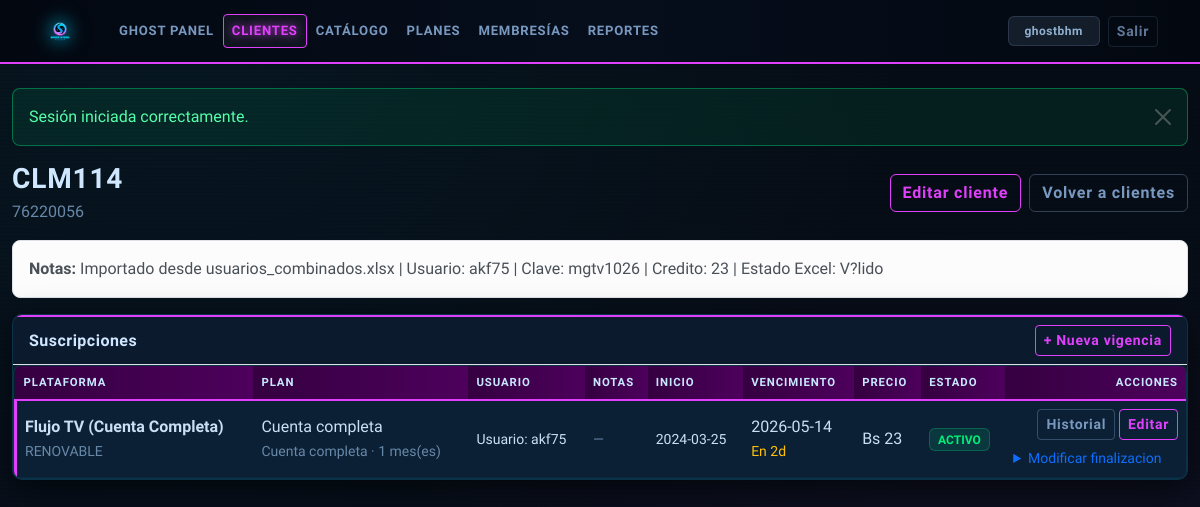
Screenshot of /clientes/146 (signed in) with the database file from the repository.
### tables this page shows
CREATE TABLE `clientes` (
  `id` int(11) NOT NULL,
  `nombre` varchar(120) NOT NULL,
  `telefono` varchar(20) NOT NULL,
  `notas` text DEFAULT NULL,
  `created_at` datetime DEFAULT current_timestamp()
);

CREATE TABLE `suscripciones` (
  `id` int(11) NOT NULL,
  `cliente_id` int(11) NOT NULL,
  `plataforma_id` int(11) NOT NULL,
  `modalidad_id` int(11) NOT NULL,
  `precio_venta` decimal(10,2) DEFAULT NULL,
  `costo_base` decimal(10,2) DEFAULT NULL,
  `fecha_inicio` date NOT NULL,
  `fecha_vencimiento` date NOT NULL,
  `estado` enum('CONTACTAR_2D','REENVIAR_1D','ESPERA','ACTIVO','VENCIDO','RECUP') DEFAULT 'ACTIVO',
  `ultimo_contacto_fecha` datetime DEFAULT NULL,
  `ultimo_contacto_tipo` enum('MENOS_2','MENOS_1','REC_7','REC_15') DEFAULT NULL,
  `usuario_proveedor` varchar(150) DEFAULT NULL,
  `notas` text DEFAULT NULL,
  `flag_no_renovo` tinyint(1) DEFAULT 0,
  `created_at` datetime DEFAULT current_timestamp()
);

CREATE TABLE `plataformas` (
  `id` int(11) NOT NULL,
  `nombre` varchar(100) NOT NULL,
  `tipo_servicio` enum('RENOVABLE','DESECHABLE') NOT NULL,
  `duraciones_disponibles` varchar(100) DEFAULT NULL,
  `dato_renovacion` varchar(20) NOT NULL DEFAULT 'NO_APLICA',
  `mensaje_menos_2` text DEFAULT NULL,
  `mensaje_menos_1` text DEFAULT NULL,
  `mensaje_rec_7` text DEFAULT NULL,
  `mensaje_rec_15` text DEFAULT NULL,
  `created_at` datetime DEFAULT current_timestamp()
);

CREATE TABLE `modalidades` (
  `id` int(11) NOT NULL,
  `plataforma_id` int(11) NOT NULL,
  `nombre_modalidad` varchar(100) NOT NULL,
  `tipo_cuenta` enum('CUENTA_COMPLETA','POR_DISPOSITIVOS','AMBOS') NOT NULL DEFAULT 'CUENTA_COMPLETA',
  `duracion_meses` int(11) NOT NULL DEFAULT 1,
  `dispositivos` int(11) DEFAULT NULL,
  `precio` decimal(10,2) NOT NULL,
  `costo` decimal(10,2) NOT NULL DEFAULT 0.00,
  `created_at` datetime DEFAULT current_timestamp()
);

### app/core/Controller.php (called while the page is built, shortened)
<?php
class Controller
{
    protected function render(string $view, array $data = []): void
    {
        extract($data, EXTR_SKIP);
        require APP_PATH . '/views/layouts/header.php';
        require APP_PATH . '/views/' . $view . '.php';
        require APP_PATH . '/views/layouts/footer.php';
    }
}

### app/controllers/ClientesController.php (called while the page is built, shortened)
<?php
class ClientesController extends Controller
{
    private Cliente $clientes;
    private Suscripcion $suscripciones;
    public function __construct()
    {
        $this->clientes = new Cliente();
        $this->suscripciones = new Suscripcion();
    }
    public function show(int $id): void
    {
        $item = $this->clientes->find($id);
        $suscripciones = $this->suscripciones->allByCliente($id);
        $this->render('clientes/show', [
            'pageTitle' => 'Cliente: ' . ($item['nombre'] ?? ''),
            'item' => $item,
            'suscripciones' => $suscripciones,
        ]);
    }
}

### app/config/db.php (called while the page is built, shortened)
<?php
function db(): \PDO
{
    static $pdo = null;
    if ($pdo instanceof \PDO) {
        return $pdo;
    }
    $dsn = sprintf(
        'mysql:host=%s;port=%d;dbname=%s;charset=%s',
        DB_HOST,
        DB_PORT,
        DB_NAME,
        DB_CHARSET
    );
    $options = [
        \PDO::ATTR_ERRMODE => \PDO::ERRMODE_EXCEPTION,
        \PDO::ATTR_DEFAULT_FETCH_MODE => \PDO::FETCH_ASSOC,
        \PDO::ATTR_EMULATE_PREPARES => false,
    ];
    if (defined('PDO::MYSQL_ATTR_INIT_COMMAND')) {
        $setNames = 'SET NAMES ' . DB_CHARSET;
        if (defined('DB_COLLATION') && DB_COLLATION !== '') {
            $setNames .= ' COLLATE ' . DB_COLLATION;
        }
        $options[\PDO::MYSQL_ATTR_INIT_COMMAND] = $setNames;
    }
    try {
        $pdo = new \PDO(
            $dsn,
            DB_USER,
            DB_PASS,
            $options
        );
    } catch (\PDOException $exception) {
        $logDir = STORAGE_PATH . '/logs';
        if (!is_dir($logDir)) {
            @mkdir($logDir, 0775, true);
        }
        $logLine = sprintf(
            "[%s] Error DB: %s%s",
            date('Y-m-d H:i:s'),
            $exception->getMessage(),
            PHP_EOL
        );
        @file_put_contents($logDir . '/app.log', $logLine, FILE_APPEND);
        http_response_code(500);
        if (APP_DEBUG) {
            die('Error de conexion a base de datos: ' . $exception->getMessage());
        }
        die('Error interno del servidor.');
    }
    return $pdo;
}

### app/models/BaseModel.php (called while the page is built, shortened)
<?php
abstract class BaseModel
{
    public function __construct(?PDO $db = null)
    {
        $this->db = $db ?? \db();
    }
}

### app/models/Cliente.php (called while the page is built, shortened)
<?php
class Cliente extends BaseModel
{
    public function find(int $id): ?array
    {
        $stmt = $this->db->prepare('SELECT * FROM clientes WHERE id = :id LIMIT 1');
        $stmt->execute(['id' => $id]);
        $result = $stmt->fetch();
        return $result ?: null;
    }
}

### app/config/config.php (called while the page is built, shortened)
<?php
function base_url_path(): string
{
    static $basePath = null;
    if ($basePath !== null) {
        return $basePath;
    }
    $scriptDir = str_replace('\\', '/', dirname($_SERVER['SCRIPT_NAME'] ?? '/'));
    $scriptDir = rtrim($scriptDir, '/');
    $basePath = $scriptDir === '' ? '/' : $scriptDir;
    return $basePath;
}
function url(string $path = '/'): string
{
    $base = base_url_path();
    $path = '/' . ltrim($path, '/');
    return $base === '/' ? $path : $base . $path;
}
function e(mixed $value): string
{
    return htmlspecialchars((string) $value, ENT_QUOTES, 'UTF-8');
}
function money(mixed $value): string
{
    $amount = (float) $value;
    $decimals = APP_MONEY_DECIMALS;
    return APP_CURRENCY_SYMBOL . ' ' . number_format(
        $amount,
        $decimals,
        APP_DECIMAL_SEPARATOR,
        APP_THOUSANDS_SEPARATOR
    );
}

### app/models/Suscripcion.php (called while the page is built, shortened)
<?php
class Suscripcion extends BaseModel
{
    public function allByCliente(int $clienteId): array
    {
        $stmt = $this->db->prepare(
            'SELECT
                s.*,
                p.nombre AS plataforma_nombre,
                p.tipo_servicio AS plataforma_tipo_servicio,
                p.dato_renovacion AS plataforma_dato_renovacion,
                m.nombre_modalidad,
                m.tipo_cuenta,
                m.duracion_meses,
                m.dispositivos,
                m.precio AS modalidad_precio,
                m.costo AS modalidad_costo,
                COALESCE(s.precio_venta, m.precio) AS precio_final,
                COALESCE(s.costo_base, m.costo) AS costo_final,
                (COALESCE(s.precio_venta, m.precio) - COALESCE(s.costo_base, m.costo)) AS ganancia_final,
                DATEDIFF(s.fecha_vencimiento, CURDATE()) AS dias_para_vencer
            FROM suscripciones s
            INNER JOIN plataformas p ON p.id = s.plataforma_id
            INNER JOIN modalidades m ON m.id = s.modalidad_id
            WHERE s.cliente_id = :cliente_id
            ORDER BY s.fecha_vencimiento DESC, s.id DESC'
        );
        $stmt->execute(['cliente_id' => $clienteId]);
        return $stmt->fetchAll();
    }
}

### app/models/Modalidad.php (called while the page is built, shortened)
<?php
class Modalidad extends BaseModel
{
    public static function tipoCuentaLabel(string $tipo, ?int $dispositivos = null): string
    {
        return match ($tipo) {
            'POR_DISPOSITIVOS' => $dispositivos !== null && $dispositivos > 0
                ? 'Por dispositivos (' . $dispositivos . ')'
                : 'Por dispositivos',
            'AMBOS' => 'Cuenta completa o por dispositivos',
            default => 'Cuenta completa',
        };
    }
}

### app/models/Plataforma.php (called while the page is built, shortened)
<?php
class Plataforma extends BaseModel
{
    public static function datoRenovacionLabel(?string $value): string
    {
        return match (strtoupper(trim((string) $value))) {
            'CORREO' => 'Correo',
            'USUARIO' => 'Usuario',
            default => 'No aplica',
        };
    }
}

### app/views/clientes/show.php (the view, shortened to what this page needs)
<?php
if (!function_exists('status_badge_show')) {
    function status_badge_show(string $status): string
    {
        return match ($status) {
            'CONTACTAR_2D' => 'text-bg-warning',
            'REENVIAR_1D' => 'text-bg-info',
            'ESPERA' => 'text-bg-primary',
            'ACTIVO' => 'text-bg-success',
            'VENCIDO' => 'text-bg-danger',
            'RECUP' => 'text-bg-dark',
            default => 'text-bg-secondary',
        };
    }
}
?>
<div class="d-flex flex-wrap justify-content-between align-items-center gap-2 mb-3">
    <div>
        <h1 class="h3 mb-1"><?= e((string) ($item['nombre'] ?? '')) ?></h1>
        <p class="text-secondary mb-0"><?= e((string) ($item['telefono'] ?? '')) ?></p>
    </div>
    <div class="d-flex gap-2">
        <a href="<?= e(url('/clientes/editar/' . (int) $item['id'])) ?>" class="btn btn-outline-primary">Editar cliente</a>
        <a href="<?= e(url('/clientes')) ?>" class="btn btn-outline-secondary">Volver a clientes</a>
    </div>
</div>
<?php if (!empty($item['notas'])): ?>
<div class="alert alert-light border mb-3">
    <strong>Notas:</strong> <?= e((string) $item['notas']) ?>
</div>
<?php endif; ?>
<div class="card shadow-sm mb-3">
    <div class="card-body p-0">
        <div class="px-3 py-2 border-bottom d-flex justify-content-between align-items-center">
            <h2 class="h6 mb-0">Suscripciones</h2>
            <a href="<?= e(url('/suscripciones?cliente_id=' . (int) $item['id'] . '#nueva-vigencia')) ?>" class="btn btn-sm btn-outline-primary">+ Nueva vigencia</a>
        </div>
        <div class="table-responsive">
            <table class="table table-striped align-middle mb-0">
                <thead class="table-dark">
                    <tr>
                        <th>Plataforma</th>
                        <th>Plan</th>
                        <th>Usuario</th>
                        <th>Notas</th>
                        <th>Inicio</th>
                        <th>Vencimiento</th>
                        <th>Precio</th>
                        <th>Estado</th>
                        <th class="text-end">Acciones</th>
                    </tr>
                </thead>
                <tbody>
                    <?php foreach ($suscripciones as $sus): ?>
                        <?php
                        $dias = (int) ($sus['dias_para_vencer'] ?? 0);
                        $isNoRenew = (int) ($sus['flag_no_renovo'] ?? 0) === 1;
                        $statusLabel = $isNoRenew ? 'VENCIDO' : (string) ($sus['estado'] ?? '');
                        $tipoCuenta = (string) ($sus['tipo_cuenta'] ?? 'CUENTA_COMPLETA');
                        $dispositivos = isset($sus['dispositivos']) ? (int) $sus['dispositivos'] : null;
                        $duracion = max(1, (int) ($sus['duracion_meses'] ?? 1));
                        if ($dias < 0) {
                            $diasLabel = 'Vencido hace ' . abs($dias) . 'd';
                            $diasClass = 'text-danger';
                        } elseif ($dias === 0) {
                            $diasLabel = 'Hoy';
                            $diasClass = 'text-danger';
                        } else {
                            $diasLabel = 'En ' . $dias . 'd';
                            $diasClass = $dias <= 3 ? 'text-warning' : 'text-secondary';
                        }
                        ?>
                        <tr>
                            <td>
                                <div class="fw-semibold"><?= e((string) ($sus['plataforma_nombre'] ?? '')) ?></div>
                                <small class="text-secondary"><?= e((string) ($sus['plataforma_tipo_servicio'] ?? '')) ?></small>
                            </td>
                            <td>
                                <div><?= e((string) ($sus['nombre_modalidad'] ?? '')) ?></div>
                                <small class="text-secondary"><?= e(Modalidad::tipoCuentaLabel($tipoCuenta, $dispositivos)) ?> · <?= e((string) $duracion) ?> mes(es)</small>
                            </td>
                            <td>
                                <?php if (!empty($sus['usuario_proveedor'])): ?>
                                    <?php $renovLabel = Plataforma::datoRenovacionLabel((string) ($sus['plataforma_dato_renovacion'] ?? 'USUARIO')); ?>
                                    <small><?= e($renovLabel) ?>: <?= e((string) $sus['usuario_proveedor']) ?></small>
                                <?php else: ?>
                                    <small class="text-secondary">—</small>
                                <?php endif; ?>
                            </td>
                            <td>
                                <?php if (!empty($sus['notas'])): ?>
                                    <small><?= e(mb_strimwidth((string) $sus['notas'], 0, 50, '…')) ?></small>
                                <?php else: ?>
                                    <small class="text-secondary">—</small>
                                <?php endif; ?>
                            </td>
                            <td><small><?= e((string) ($sus['fecha_inicio'] ?? '')) ?></small></td>
                            <td>
                                <div><?= e((string) ($sus['fecha_vencimiento'] ?? '')) ?></div>
                                <small class="<?= e($diasClass) ?>"><?= e($diasLabel) ?></small>
                            </td>
                            <td><?= e(money((float) ($sus['precio_final'] ?? $sus['modalidad_precio'] ?? 0))) ?></td>
                            <td>
                                <span class="badge <?= e(status_badge_show($statusLabel)) ?>"><?= e($statusLabel) ?></span>
                            </td>
                            <td>
                                <div class="d-flex flex-wrap gap-1 justify-content-end">
                                    <a class="btn btn-outline-secondary btn-sm" href="<?= e(url('/suscripciones/historial/' . (int) $sus['id'])) ?>">Historial</a>
                                    <a class="btn btn-outline-primary btn-sm" href="<?= e(url('/suscripciones/editar/' . (int) $sus['id'])) ?>">Editar</a>
                                </div>
                                <details class="mt-2">
                                    <summary class="small text-primary" role="button">Modificar finalizacion</summary>
                                </details>
                            </td>
                        </tr>
                    <?php endforeach; ?>
                </tbody>
            </table>
        </div>
    </div>
</div>

### public/index.php (shortened to what this page needs)
<?php
require_once __DIR__ . '/../app/config/config.php';
require_once APP_PATH . '/config/db.php';
spl_autoload_register(static function (string $className): void {
    $prefix = 'App\\';
    $relativeClass = substr($className, strlen($prefix));
    $parts = explode('\\', $relativeClass);
    if (isset($parts[0])) {
        $parts[0] = strtolower($parts[0]);
    }
    $filePath = APP_PATH . '/' . implode('/', $parts) . '.php';
});
$method = $_SERVER['REQUEST_METHOD'] ?? 'GET';
$path = request_path();
foreach ($routes as [$routeMethod, $routePattern, $handler]) {
    if ($method !== $routeMethod) {
        continue;
    }
    if (!preg_match($routePattern, $path, $matches)) {
        continue;
    }
    array_shift($matches);
    [$controllerClass, $action] = $handler;
    $controller = new $controllerClass();
    $params = array_map(static fn (string $item): int|string => ctype_digit($item) ? (int) $item : $item, $matches);
    call_user_func_array([$controller, $action], $params);
    exit;
}
require APP_PATH . '/views/layouts/header.php';
require APP_PATH . '/views/layouts/footer.php';

### rows the page displays
clientes: nombre "CLM114", telefono "76220056", notas "Importado desde usuarios_combinados.xlsx | Usuario: akf75 | Clave: mgtv1026 | Credito: 23 | Estado Excel: V?lido"
suscripciones: plataforma.nombre "Flujo TV (Cuenta Completa)", plataforma.tipo_servicio "RENOVABLE", modalidad.nombre_modalidad "Cuenta completa", modalidad.tipo_cuenta "Cuenta completa", modalidad.duracion_meses "1", plataforma.dato_renovacion "Usuario", usuario_proveedor "akf75", fecha_inicio "2024-03-25", fecha_vencimiento "2026-05-14", diasLabel "En 2d", modalidad_precio "Bs 23", estado "ACTIVO"

### other values shown
$flash['message'] "Sesión iniciada correctamente."
